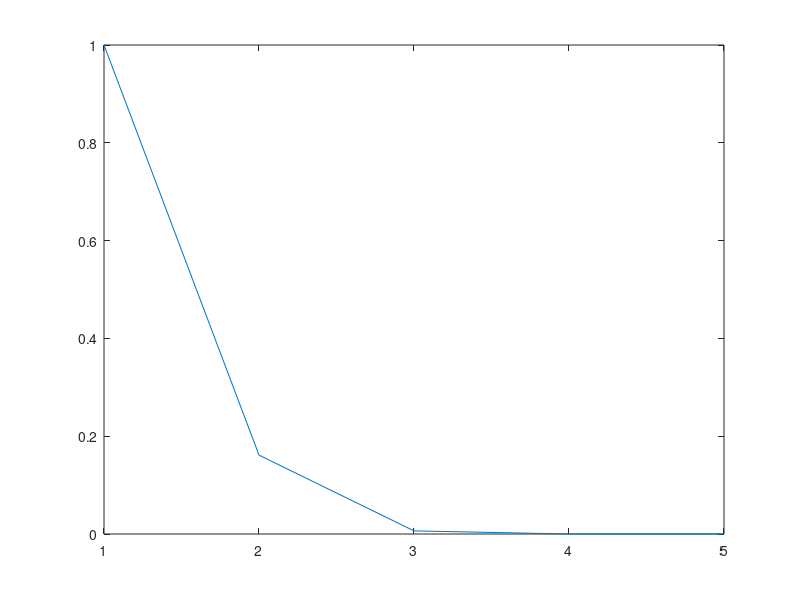

The MATLAB source for this figure:
f = @(x)2.5*x.^2- 3 * x + 0.5;
fdiff = @(x)5*x - 3;
xi = 0;
es = 0.00001;
n = 0;
while 1
  fxi = f(xi);
  fdiffi = fdiff(xi);
  xii = xi - (fxi/fdiffi);
  error(++n) = (abs(xii - xi) / xii);
  
  if error(n) < es
    disp(xii);
    break;
  endif
  
  xi = xii;
  
endwhile

plot(error);
